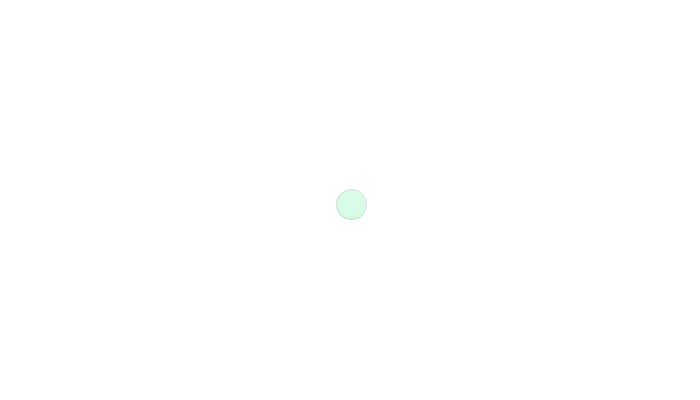
Frame 1 (no input)
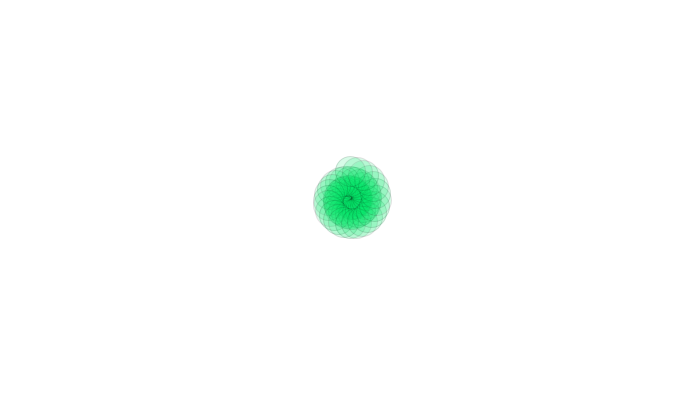
Frame 60 (the mouse pressed at the canvas centre just before this capture)
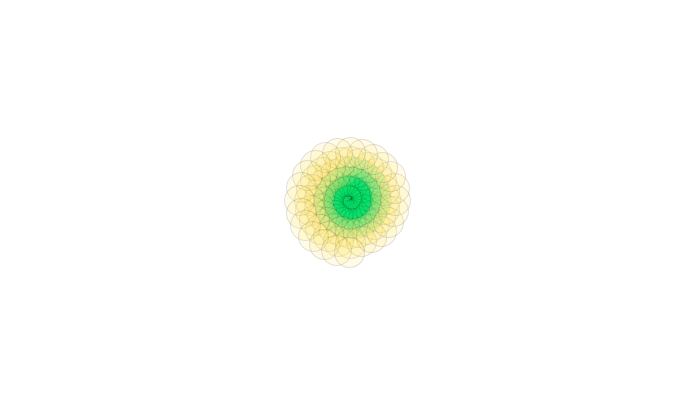
Frame 120 (the mouse held since frame 60 and released just before this capture)

The Processing sketch that drew these frames (run headless with seeded random() and noise(); from frame 60 on, the mouse is pressed at the canvas centre):

// Processing sketch: processing_35418
// ── processing_35418.pde

void setup()
{ 
  size(700,400);
  background(255);
  stroke(0,30);
  smooth();
}

float x,y,rad;
int d=0;
float s=5;

void draw()
{
  d=d+15; 
  rad=(PI/180)*d;
  x=sin(rad)*s+(width/2);
  y=cos(rad)*s+(height/2);

  fill(mouseX,232,99,40);
  ellipse(x,y,30,30);

s = s+0.4;

if(s>400){s=5;}

}  
